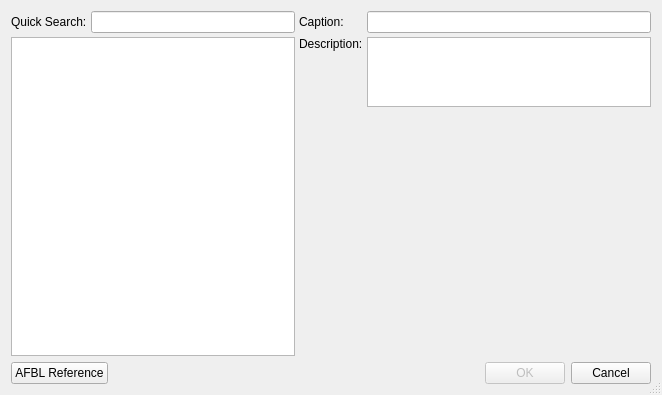
<?xml version="1.0" encoding="UTF-8"?>
<ui version="4.0">
 <class>ChooseAfbDialog</class>
 <widget class="QDialog" name="ChooseAfbDialog">
  <property name="geometry">
   <rect>
    <x>0</x>
    <y>0</y>
    <width>662</width>
    <height>395</height>
   </rect>
  </property>
  <property name="windowTitle">
   <string>Choose AFB element</string>
  </property>
  <property name="sizeGripEnabled">
   <bool>true</bool>
  </property>
  <layout class="QGridLayout" name="gridLayout_2">
   <item row="0" column="0">
    <layout class="QVBoxLayout" name="verticalLayout">
     <item>
      <layout class="QGridLayout" name="gridLayout" rowstretch="0,1,6,0" columnstretch="0,0,0" rowminimumheight="0,0,0,0">
       <property name="sizeConstraint">
        <enum>QLayout::SetDefaultConstraint</enum>
       </property>
       <property name="spacing">
        <number>4</number>
       </property>
       <item row="1" column="0" rowspan="3">
        <widget class="QTreeWidget" name="m_afbTree">
         <property name="rootIsDecorated">
          <bool>true</bool>
         </property>
         <property name="sortingEnabled">
          <bool>false</bool>
         </property>
         <attribute name="headerVisible">
          <bool>false</bool>
         </attribute>
         <attribute name="headerShowSortIndicator" stdset="0">
          <bool>true</bool>
         </attribute>
         <column>
          <property name="text">
           <string notr="true">1</string>
          </property>
         </column>
        </widget>
       </item>
       <item row="0" column="0">
        <layout class="QHBoxLayout" name="horizontalLayout_4">
         <item>
          <widget class="QLabel" name="label_5">
           <property name="text">
            <string>Quick Search:</string>
           </property>
          </widget>
         </item>
         <item>
          <widget class="QLineEdit" name="editQuickSearch"/>
         </item>
        </layout>
       </item>
       <item row="0" column="2">
        <widget class="QLineEdit" name="labelCaption">
         <property name="enabled">
          <bool>true</bool>
         </property>
         <property name="autoFillBackground">
          <bool>false</bool>
         </property>
         <property name="frame">
          <bool>true</bool>
         </property>
         <property name="readOnly">
          <bool>true</bool>
         </property>
        </widget>
       </item>
       <item row="1" column="2">
        <widget class="QPlainTextEdit" name="labelDescription">
         <property name="enabled">
          <bool>true</bool>
         </property>
         <property name="autoFillBackground">
          <bool>false</bool>
         </property>
         <property name="readOnly">
          <bool>true</bool>
         </property>
         <property name="backgroundVisible">
          <bool>false</bool>
         </property>
        </widget>
       </item>
       <item row="1" column="1">
        <widget class="QLabel" name="label_2">
         <property name="text">
          <string>Description:</string>
         </property>
         <property name="alignment">
          <set>Qt::AlignLeading|Qt::AlignLeft|Qt::AlignTop</set>
         </property>
        </widget>
       </item>
       <item row="0" column="1">
        <widget class="QLabel" name="label">
         <property name="text">
          <string>Caption:</string>
         </property>
        </widget>
       </item>
       <item row="2" column="2">
        <widget class="AfbHelpWidget" name="afbHelpWidget" native="true">
         <property name="minimumSize">
          <size>
           <width>0</width>
           <height>128</height>
          </size>
         </property>
        </widget>
       </item>
      </layout>
     </item>
     <item>
      <layout class="QHBoxLayout" name="horizontalLayout_3">
       <item>
        <widget class="QPushButton" name="btnAfbLibraryHelp">
         <property name="text">
          <string>AFBL Reference</string>
         </property>
        </widget>
       </item>
       <item>
        <spacer name="horizontalSpacer">
         <property name="orientation">
          <enum>Qt::Horizontal</enum>
         </property>
         <property name="sizeHint" stdset="0">
          <size>
           <width>40</width>
           <height>20</height>
          </size>
         </property>
        </spacer>
       </item>
       <item>
        <widget class="QPushButton" name="btnOk">
         <property name="enabled">
          <bool>false</bool>
         </property>
         <property name="text">
          <string>OK</string>
         </property>
         <property name="default">
          <bool>true</bool>
         </property>
        </widget>
       </item>
       <item>
        <widget class="QPushButton" name="btnCancel">
         <property name="text">
          <string>Cancel</string>
         </property>
        </widget>
       </item>
      </layout>
     </item>
    </layout>
   </item>
  </layout>
 </widget>
 <customwidgets>
  <customwidget>
   <class>AfbHelpWidget</class>
   <extends>QWidget</extends>
   <header>Forms/ChooseAfbDialog.h</header>
   <container>1</container>
  </customwidget>
 </customwidgets>
 <resources/>
 <connections/>
</ui>
